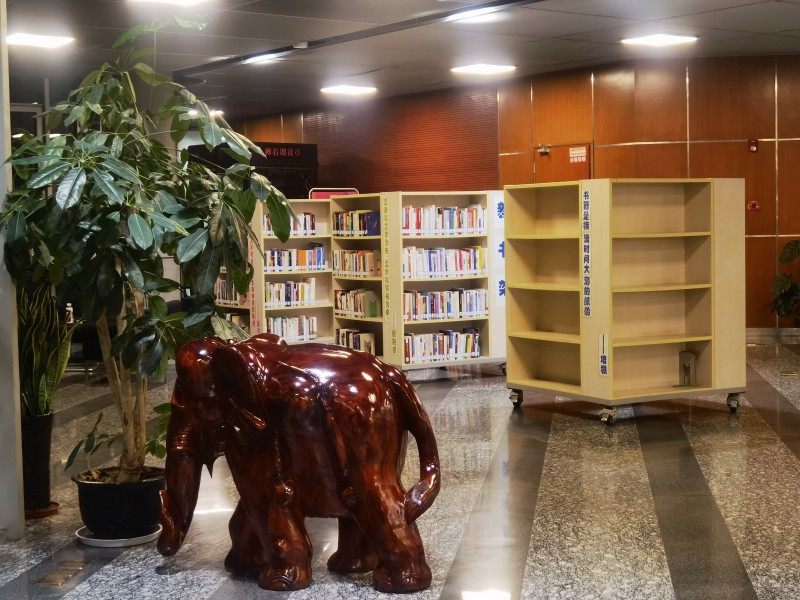
//> input picture 计算机视觉/Homework/Homework1/Programming6/Programming6/Programming6/l.jpg, 800 x 600 px
$ ./main   (built with g++ and OpenCV 4)
//> lines starting //> are read from the running program, lines starting //| are printed output that depends on the picture
#include <iostream>
#include <string>
#include <opencv2/opencv.hpp>

using namespace std;

int main()
{

	cv::Mat imgl = cv::imread("l.jpg");
//> imgl is the input picture: 600 rows x 800 cols, CV_8UC3; mean B, G, R 72.3, 93.2, 114.8
	cv::Mat imgr = cv::imread("r.jpg");
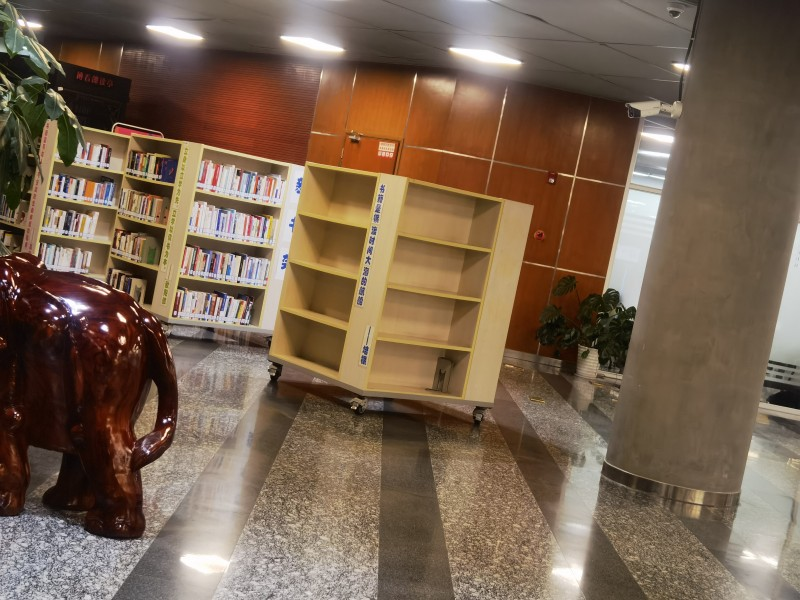
//> input picture 计算机视觉/Homework/Homework1/Programming6/Programming6/Programming6/r.jpg, 800 x 600 px
//> imgr is the input picture: 600 rows x 800 cols, CV_8UC3; mean B, G, R 79.4, 98.8, 120.8
	if (!imgl.data || !imgr.data)
	{
		cout << "Reading Images Failure!" << endl;
		return -1;
	}
	auto orbDetector = cv::ORB::create();
	vector<cv::KeyPoint> kpsl, kpsr;
	cv::Mat dcpsl, dcpsr;

	orbDetector->detectAndCompute(imgl, cv::Mat(), kpsl, dcpsl);
//> kpsl = 500 keypoints; strongest (x, y, size): (68, 304, 31), (202, 352, 37.2), (428, 469, 31), (432, 466, 31)
	orbDetector->detectAndCompute(imgr, cv::Mat(), kpsr, dcpsr);
//> kpsr = 500 keypoints; strongest (x, y, size): (164, 421, 31), (104, 327, 44.6), (145, 319, 31), (60, 89, 31)

	cv::Ptr<cv::DescriptorMatcher> matcher = cv::DescriptorMatcher::create(cv::DescriptorMatcher::BRUTEFORCE);
	std::vector<cv::DMatch> matchers;
	matcher->match(dcpsl, dcpsr, matchers);
//> matchers = 500 matches

	cv::Mat imgMatches;
	drawMatches(imgl, kpsl, imgr, kpsr, matchers, imgMatches);
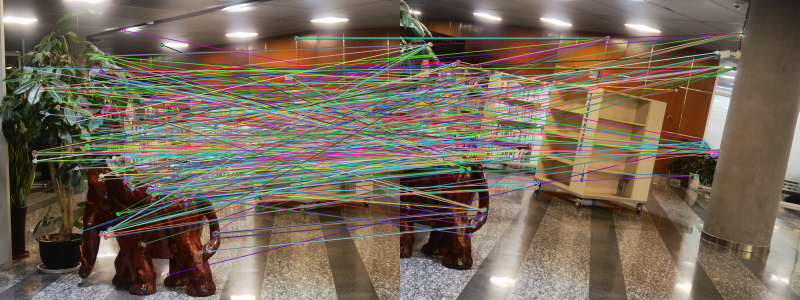
//> imgMatches: 600 rows x 1600 cols, CV_8UC3 (shown at 1/2 size); mean B, G, R 88.8, 104, 117.3

	imshow("Match", imgMatches);

	cv::waitKey(0);

	cv::imwrite("Match.jpg", imgMatches);

	return true;
}
